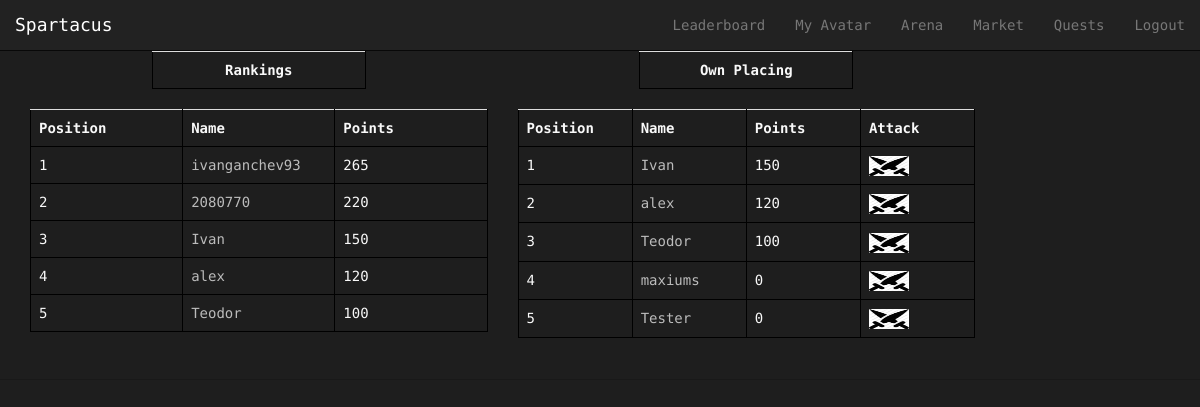
Page /Spartacus/arena/ (signed in) on the earlier database version.
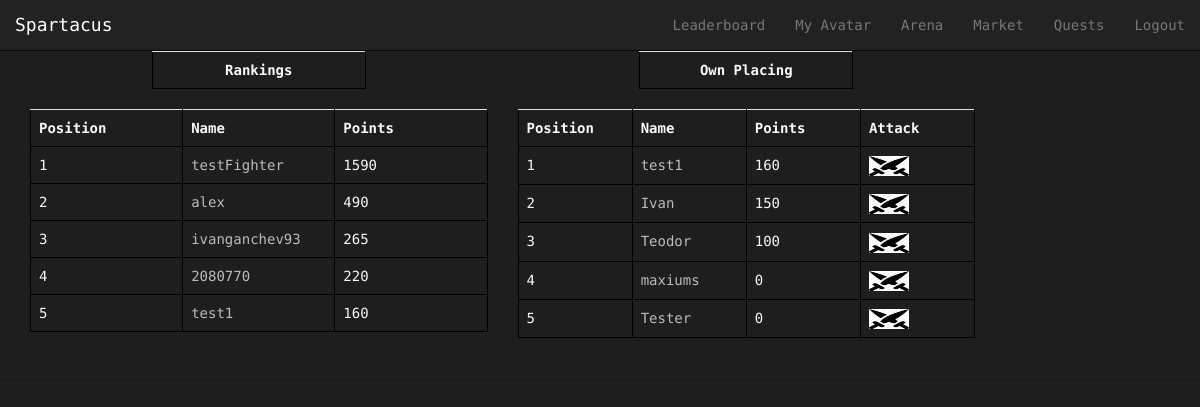
Same page on the later database version.
### Spartacus/models.py (models this page shows, shortened)
class Avatar(models.Model):
    user = models.OneToOneField(User)
    picture = models.ImageField(upload_to='profile_images', blank=True)
    cash = models.IntegerField(default = 1000)
    attack = models.IntegerField(default= 10)
    deffence = models.IntegerField(default= 10)
    strength = models.IntegerField(default= 10)
    agility = models.IntegerField(default= 10)
    intelligence = models.IntegerField(default = 10)
    victories = models.IntegerField(default = 0)
    points = models.IntegerField(default = 0) # for ranking...every time a gladiator fights get some amount of points

### Spartacus/views.py (the view, shortened to what this page needs)
@login_required
def arena(request):
    context_dict = {}
    try:
        avatars = Avatar.objects.order_by('-points')[:5]
        context_dict['avatars'] = avatars
    except:
        print "Query fail leaderboard"
    timePassed = True
    fightStartedAt = request.session.get("fightStartedAt")
    if timePassed:
        user = request.user
        try:
            opponents = Avatar.objects.exclude(user = user).order_by('-points')
            you = Avatar.objects.get(user = user)
            relevant_opponents = []
            for opponent in opponents:
                point_difference = int(opponent.points) - int(you.points)
                if point_difference < 200 and point_difference > - 200:
                    relevant_opponents += [opponent]
            context_dict['opponents'] = relevant_opponents
        except:
            print "Query fail Arena"
    context_dict['time_passed']=timePassed
    return render(request, 'Spartacus/arena.html', context_dict)

### templates/Spartacus/arena.html (shortened to what this page needs)
{% extends 'Spartacus/base.html' %}
{% load staticfiles %}
{% block body_block %}
{% if time_passed %}
<div class="container">
	<div class="row">
		<div class="col-xs-5">
			<div class="row">
				<div class="col-xs-6 col-xs-offset-3">
					<table class="table">
						<th style="text-align: center">Rankings</th>
					</table>
				</div>
			</div>
			<table class="table">
				<th>Position</th>
				<th>Name</th>
				<th>Points</th>
				{% for avatar in avatars %}
					<tr id="rank">
					<td></td>
					<td><a href="{% url 'avatar_view' avatar.user.username %}">{{ avatar.user.username}} </a></td>
					<td>{{avatar.points}}</td>
					</tr>
				{% endfor %}
			</table>
            <div class="col-xs-12">
            </div>
		</div>
        <div class="col-xs-5">
			<div class="row">
				<div class="col-xs-6 col-xs-offset-3">
					<table class="table">
						<th style="text-align: center">Own Placing</th>
					</table>
				</div>
			</div>
			<table class="table">
				<th>Position</th>
				<th>Name</th>
				<th>Points</th>
                <th>Attack</th>
				{% for opponent in opponents %}
					<tr id="rank">
					<td></td>
					<td><a href="{% url 'avatar_view' opponent.user.username %}">{{ opponent.user.username}} </a></td>
					<td>{{opponent.points}}</td>
                    <td><a href="{% url 'battle' opponent.user.username %}">
                        <img src = "{% static 'images/attack.jpg' %}" width = "40" height = "20">
                    </a></td>
					</tr>
				{% endfor %}
			</table>
            <div class="col-xs-12">
            </div>
		</div>
	</div>
</div>
{% else %}
        <h6>Please wait for {{ time_left }} seconds.</h6>
{% endif %}
{% endblock %}

Differences in the rows shown:
no longer on one of the page's lists (row edited): Avatar: user.username "alex", points "120"
no longer on one of the page's lists (row edited): Avatar: user.username "Ivan", points "150"
no longer on one of the page's lists (row unchanged): Avatar: user.username "Teodor", points "100"
added Avatar: user.username "testFighter", points "1590"
changed Avatar "alex": points "120" → "490"; moves up the list
added Avatar: user.username "test1", points "160"
